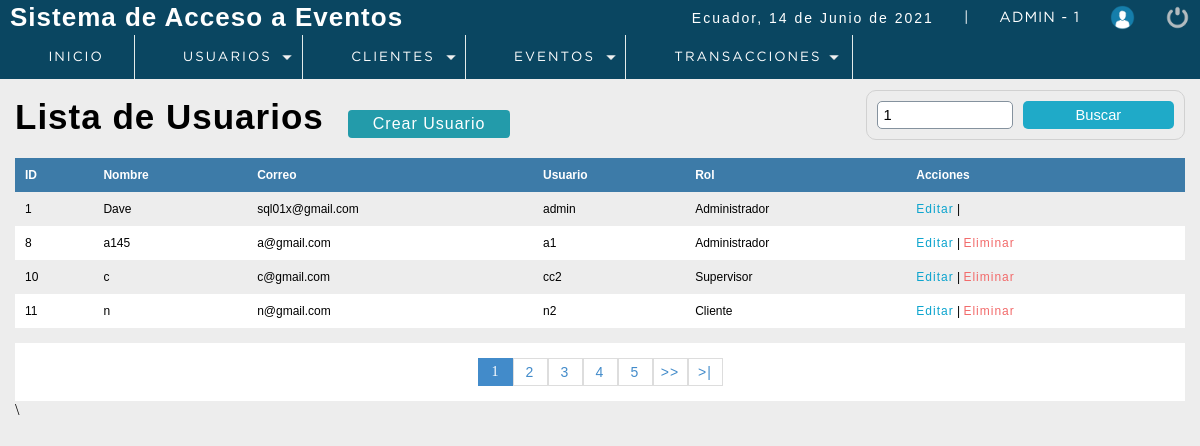
Page /P_seminarios/sistema/buscar_usuario.php?busqueda=1 (signed in) on the earlier database version.
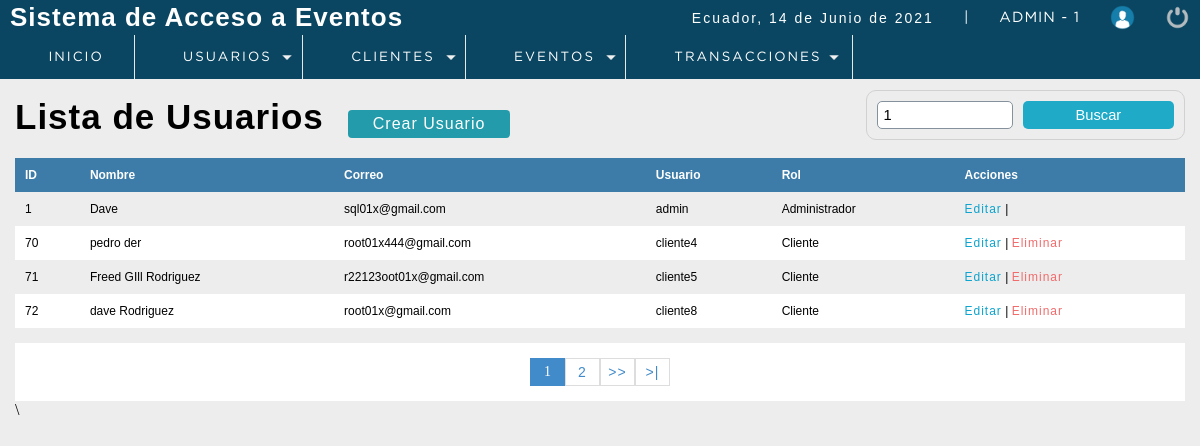
Same page on the later database version.
### tables this page shows
CREATE TABLE `usuario` (
  `idusuario` int(11) NOT NULL,
  `nombre` varchar(50) DEFAULT NULL,
  `correo` varchar(100) DEFAULT NULL,
  `usuario` varchar(15) DEFAULT NULL,
  `clave` varchar(100) DEFAULT NULL,
  `rol` int(11) DEFAULT NULL,
  `Status` int(11) NOT NULL DEFAULT 1,
  `cod_cliente` int(11) DEFAULT 0,
  `token_user` varchar(100) NOT NULL
);

CREATE TABLE `rol` (
  `idrol` int(11) NOT NULL,
  `rol` varchar(20) DEFAULT NULL
);

### P_seminarios/sistema/buscar_usuario.php (the view, shortened to what the changed rows need)
<?php
 include "../conection.php";
?>
<!DOCTYPE html>
<html lang="en">
<head>
	<?php include "includes/scripts.php"?>
</head>
<body>
 <?php include "includes/header.php"?>
	<section id="container">
    <?php
        $busqueda = strtolower($_REQUEST['busqueda']) ;
    ?>
		<h1>Lista de Usuarios</h1>
        <table>
            <tr>
                <th>ID</th>
                <th>Nombre</th>
                <th>Correo</th>
                <th>Usuario</th>
                <th>Rol</th>
                <th>Acciones</th>
            </tr>
            <?php
            $rol ='';
           $sql_registre = mysqli_query($conection,"SELECT COUNT(*) AS total_registro   FROM usuario
                                                                                        WHERE
                                                                                        (
                                                                                        idusuario LIKE '%$busqueda%' OR
                                                                                        nombre	  LIKE '%$busqueda%' OR
                                                                                        correo	  LIKE '%$busqueda%' OR
                                                                                        usuario	  LIKE '%$busqueda%'
                                                                                        $rol
                                                                                        )
                                                                                        AND
                                                                                        Status =1");
           $result_registre = mysqli_fetch_array($sql_registre);
           $total_resgistros = $result_registre['total_registro'];
           $por_pagina = 4;
           if (empty($_GET['pagina'])) {
               $pagina =1;
           }
           else {
               $pagina = $_GET['pagina'];
           }
           $desde = ($pagina - 1) * $por_pagina;
           $total_paginas = ceil($total_resgistros / $por_pagina);
           $query = mysqli_query($conection,"SELECT u.Idusuario, u.nombre, u.correo, u.usuario, r.rol FROM usuario u
                                                                                                      INNER JOIN rol r
                                                                                                      ON u.rol = r.idrol
                                                                                                      WHERE
                                                                                                        (
                                                                                                            u.idusuario   LIKE '%$busqueda%' OR
                                                                                                            u.nombre	  LIKE '%$busqueda%' OR
                                                                                                            u.correo	  LIKE '%$busqueda%' OR
                                                                                                            u.usuario	  LIKE '%$busqueda%' OR
                                                                                                            r.rol         LIKE '%$busqueda%'
                                                                                                        )
                                                                                                      AND
                                                                                                      Status = 1
                                                                                                      ORDER BY idusuario ASC LIMIT $desde, $por_pagina");
           $result = mysqli_num_rows($query);
           if ($result > 0) {
               while ($data = mysqli_fetch_array($query)) {
           ?>
            <tr>
                <td><?php echo $data["Idusuario"];?></td>
                <td><?php echo $data["nombre"];?></td>
                <td><?php echo $data["correo"];?></td>
                <td><?php echo $data["usuario"];?></td>
                <td><?php echo $data["rol"];?></td>
                <td>
                    <a class="link_edit" href="editar_usuario.php?id=<?php echo $data["Idusuario"];?>">Editar</a>
                    |
                    <?php
                        if ($data["Idusuario"] !=1) {
                    ?>
                    <a class="link_delete" href="eliminar_usuario.php?id=<?php echo $data["Idusuario"];?>">Eliminar</a>
                    <?php
                        }
                    ?>
                </td>
            </tr>
                <?php
               }
           }
            ?>
        </table>
        <?php
                    if ($total_resgistros != 0)
                    {
                ?>
                <div class="paginador">
                    <ul>
                    <?php
                    for ($i=1; $i <= $total_paginas; $i++) {
                        if ($i == $pagina) {
                            echo '<li class="pageSelected">'.$i.'</li>';
                        }
                        else {
                            echo '<li><a href="?pagina='.$i.'&busqueda='.$busqueda.'">'.$i.'</a></li>';
                        }
                    }
                    if ($pagina!=$total_paginas) {
                    ?>
                    <li><a href="?pagina=<?php echo $pagina+1;?>&busqueda=<?php echo $busqueda; ?>">>></a></li>
                    <li><a href="?pagina=<?php echo $total_paginas;?>&busqueda=<?php echo $busqueda; ?>">>|</a></li>
                        <?php
                            }
                        ?>
                    </ul>
                </div>\
                <?php
                    }
                ?>
	</section>
</body>
</html>

Differences in the rows shown:
removed usuario: idusuario "8", nombre "a145", correo "a@gmail.com", usuario "a1", rol.rol "Administrador"
removed usuario: idusuario "10", nombre "c", correo "c@gmail.com", usuario "cc2", rol.rol "Supervisor"
removed usuario: idusuario "11", nombre "n", correo "n@gmail.com", usuario "n2", rol.rol "Cliente"
added usuario: idusuario "70", nombre "pedro der", correo "root01x444@gmail.com", usuario "cliente4", rol.rol "Cliente"
added usuario: idusuario "71", nombre "Freed GIll Rodriguez", correo "r22123oot01x@gmail.com", usuario "cliente5", rol.rol "Cliente"
added usuario: idusuario "72", nombre "dave Rodriguez", correo "root01x@gmail.com", usuario "cliente8", rol.rol "Cliente"
Other differences:
list line gone: "3"
list line gone: "4"
list line gone: "5"
